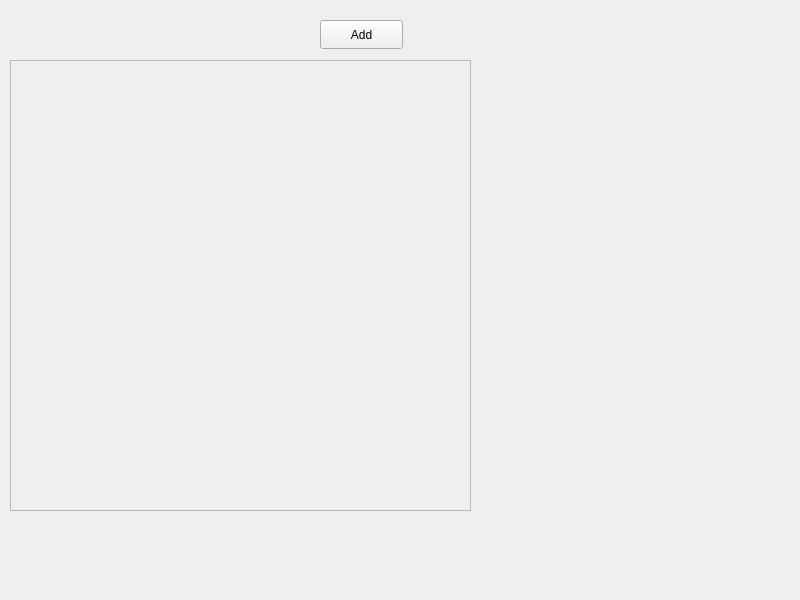
<?xml version="1.0" encoding="UTF-8"?>
<ui version="4.0">
 <class>project</class>
 <widget class="QMainWindow" name="project">
  <property name="geometry">
   <rect>
    <x>0</x>
    <y>0</y>
    <width>800</width>
    <height>600</height>
   </rect>
  </property>
  <property name="windowTitle">
   <string>project</string>
  </property>
  <widget class="QWidget" name="centralwidget">
   <widget class="QPushButton" name="btnAdd">
    <property name="geometry">
     <rect>
      <x>320</x>
      <y>20</y>
      <width>83</width>
      <height>29</height>
     </rect>
    </property>
    <property name="text">
     <string>Add</string>
    </property>
   </widget>
   <widget class="QScrollArea" name="scrollArea">
    <property name="geometry">
     <rect>
      <x>10</x>
      <y>60</y>
      <width>461</width>
      <height>451</height>
     </rect>
    </property>
    <property name="widgetResizable">
     <bool>true</bool>
    </property>
    <widget class="QWidget" name="scrollAreaWidgetContents">
     <property name="geometry">
      <rect>
       <x>0</x>
       <y>0</y>
       <width>459</width>
       <height>449</height>
      </rect>
     </property>
    </widget>
   </widget>
  </widget>
 </widget>
 <resources/>
 <connections/>
</ui>
